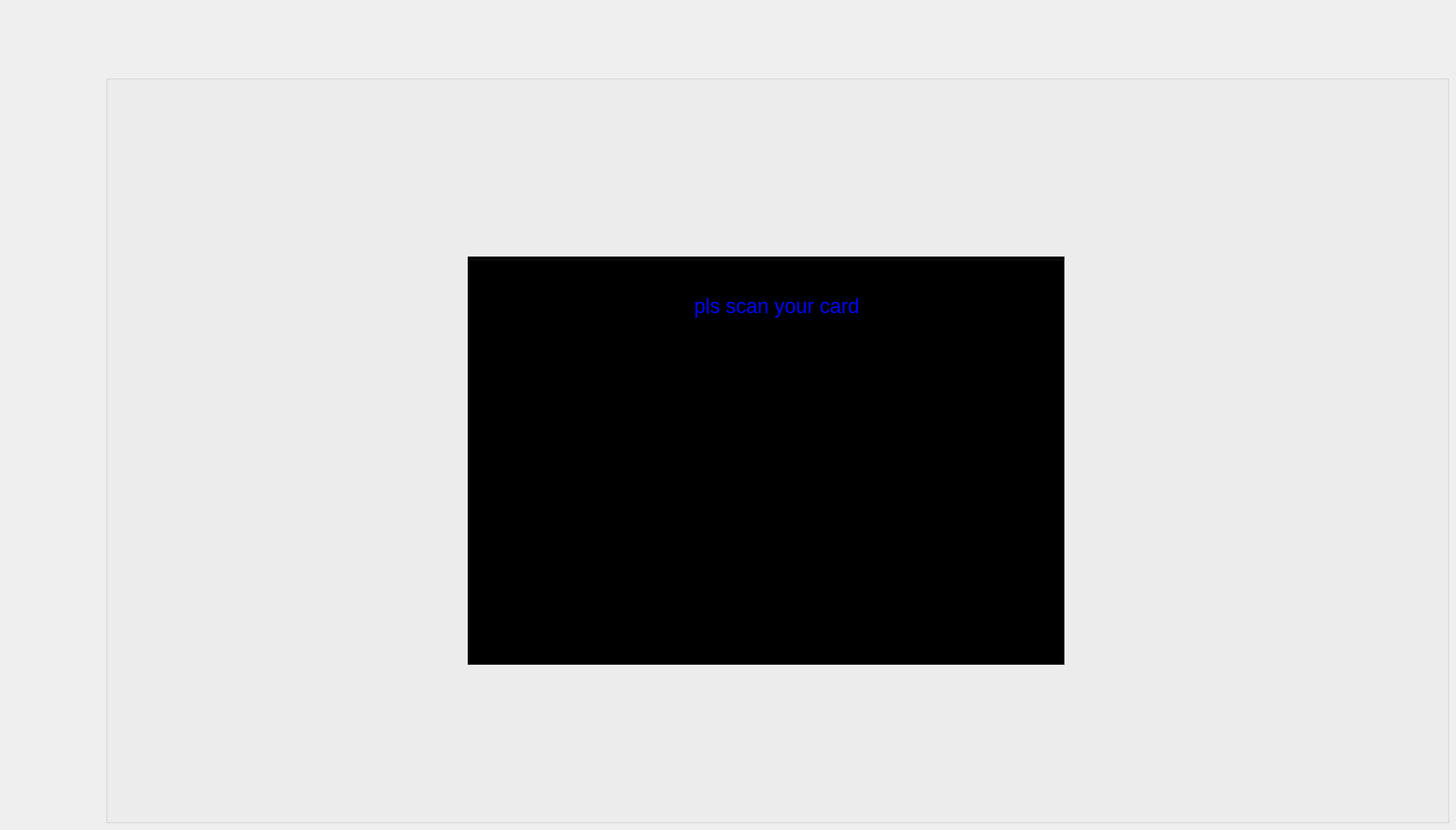
   <widget class="QWidget" name="cardid">
    <property name="styleSheet">
     <string notr="true"/>
    </property>
    <widget class="QGroupBox" name="groupBox_4">
     <property name="geometry">
      <rect>
       <x>140</x>
       <y>100</y>
       <width>1781</width>
       <height>991</height>
      </rect>
     </property>
     <property name="styleSheet">
      <string notr="true">background:url(&quot;Annotation 2024-04-24 082733m&quot;);</string>
     </property>
     <property name="title">
      <string/>
     </property>
     <widget class="QGroupBox" name="groupBox_5">
      <property name="geometry">
       <rect>
        <x>480</x>
        <y>240</y>
        <width>791</width>
        <height>541</height>
       </rect>
      </property>
      <property name="styleSheet">
       <string notr="true">background:black;</string>
      </property>
      <property name="title">
       <string/>
      </property>
      <widget class="QLabel" name="label_43">
       <property name="geometry">
        <rect>
         <x>300</x>
         <y>30</y>
         <width>271</width>
         <height>71</height>
        </rect>
       </property>
       <property name="font">
        <font>
         <pointsize>20</pointsize>
        </font>
       </property>
       <property name="styleSheet">
        <string notr="true">color:blue;</string>
       </property>
       <property name="text">
        <string>pls scan your card</string>
       </property>
      </widget>
      <widget class="QLabel" name="label_44">
       <property name="geometry">
        <rect>
         <x>320</x>
         <y>410</y>
         <width>201</width>
         <height>41</height>
        </rect>
       </property>
       <property name="font">
        <font>
         <pointsize>18</pointsize>
        </font>
       </property>
       <property name="styleSheet">
        <string notr="true">color:blue;</string>
       </property>
       <property name="text">
        <string/>
       </property>
      </widget>
     </widget>
    </widget>
   </widget>
